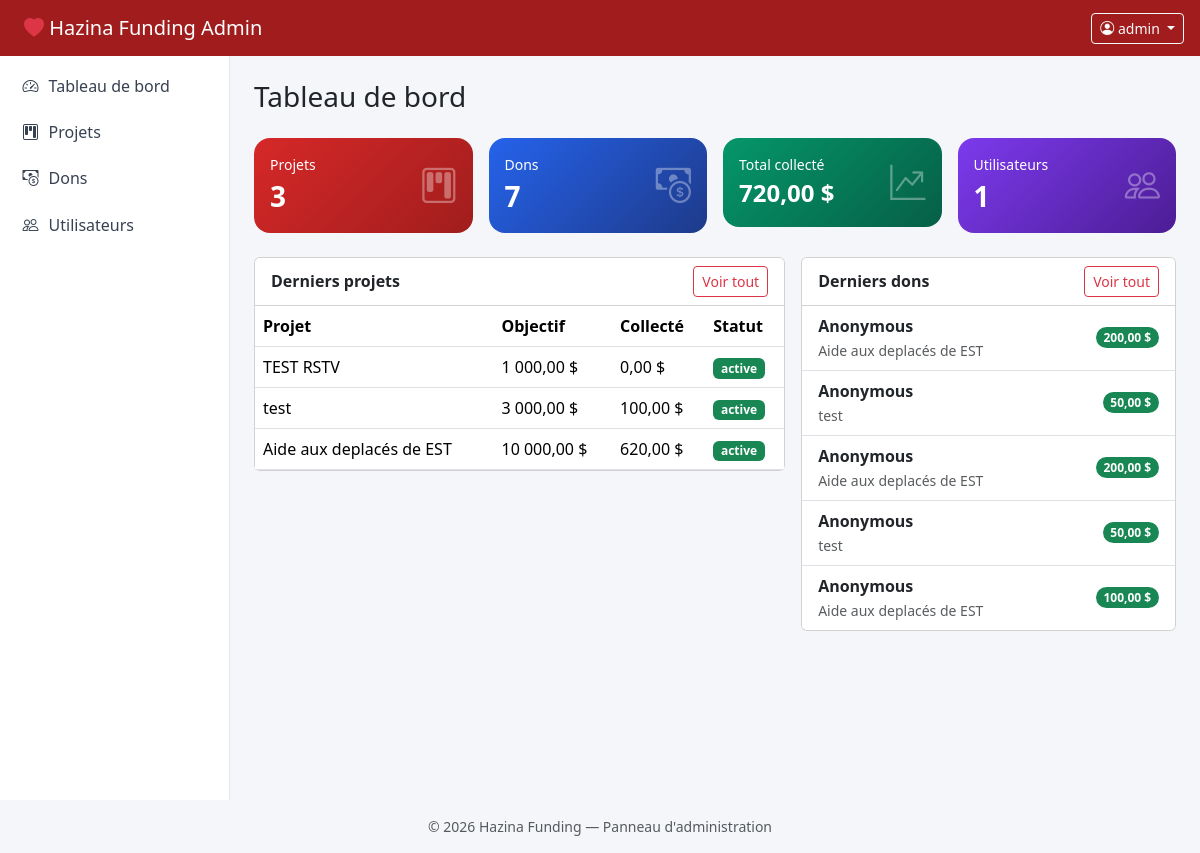
/index.php (signed in), run on the app's committed database.
### tables this page shows
CREATE TABLE `projects` (
  `id` int(11) NOT NULL,
  `title` varchar(200) NOT NULL,
  `description` text NOT NULL,
  `goal_amount` decimal(10,2) NOT NULL DEFAULT 0.00,
  `raised_amount` decimal(10,2) NOT NULL DEFAULT 0.00,
  `image` varchar(255) DEFAULT NULL,
  `category` varchar(100) DEFAULT NULL,
  `status` enum('active','inactive','completed') DEFAULT 'active',
  `created_at` timestamp NOT NULL DEFAULT current_timestamp(),
  `updated_at` timestamp NOT NULL DEFAULT current_timestamp() ON UPDATE current_timestamp()
);

CREATE TABLE `donations` (
  `id` int(11) NOT NULL,
  `user_id` int(11) DEFAULT NULL,
  `project_id` int(11) NOT NULL,
  `amount` decimal(10,2) NOT NULL,
  `donor_name` varchar(150) DEFAULT 'Anonymous',
  `donor_email` varchar(150) DEFAULT NULL,
  `message` text DEFAULT NULL,
  `status` enum('pending','completed','cancelled') DEFAULT 'completed',
  `created_at` timestamp NOT NULL DEFAULT current_timestamp()
);

### includes/functions.php (called while the page is built, shortened)
<?php
function e(?string $value): string
{
    return htmlspecialchars($value ?? '', ENT_QUOTES, 'UTF-8');
}
function money(float $amount): string
{
    return number_format($amount, 2, ',', ' ') . ' $';
}

### index.php (the view, shortened to what this page needs)
<?php
require_once __DIR__ . '/includes/functions.php';
$pdo = getPDO();
$nbProjects  = $pdo->query('SELECT COUNT(*) FROM projects')->fetchColumn();
$nbDonations = $pdo->query('SELECT COUNT(*) FROM donations')->fetchColumn();
$nbUsers     = $pdo->query('SELECT COUNT(*) FROM users')->fetchColumn();
$totalRaised = $pdo->query("SELECT COALESCE(SUM(amount),0) FROM donations WHERE status = 'completed'")->fetchColumn();
$recentDonations = $pdo->query(
    'SELECT d.*, p.title AS project_title
     FROM donations d
     JOIN projects p ON p.id = d.project_id
     ORDER BY d.created_at DESC
     LIMIT 5'
)->fetchAll();
$projects = $pdo->query('SELECT * FROM projects ORDER BY created_at DESC LIMIT 5')->fetchAll();
require_once __DIR__ . '/includes/header.php';
?>
<div class="d-flex justify-content-between align-items-center mb-4">
  <h3 class="mb-0">Tableau de bord</h3>
</div>
<div class="row g-3 mb-4">
  <div class="col-6 col-lg-3">
    <div class="card stat-card bg-brand1">
      <div class="card-body d-flex justify-content-between align-items-center">
        <div>
          <div class="small">Projets</div>
          <div class="fs-3 fw-bold"><?= (int)$nbProjects ?></div>
        </div>
        <i class="bi bi-kanban"></i>
      </div>
    </div>
  </div>
  <div class="col-6 col-lg-3">
    <div class="card stat-card bg-brand2">
      <div class="card-body d-flex justify-content-between align-items-center">
        <div>
          <div class="small">Dons</div>
          <div class="fs-3 fw-bold"><?= (int)$nbDonations ?></div>
        </div>
        <i class="bi bi-cash-coin"></i>
      </div>
    </div>
  </div>
  <div class="col-6 col-lg-3">
    <div class="card stat-card bg-brand3">
      <div class="card-body d-flex justify-content-between align-items-center">
        <div>
          <div class="small">Total collecté</div>
          <div class="fs-4 fw-bold"><?= money((float)$totalRaised) ?></div>
        </div>
        <i class="bi bi-graph-up-arrow"></i>
      </div>
    </div>
  </div>
  <div class="col-6 col-lg-3">
    <div class="card stat-card bg-brand4">
      <div class="card-body d-flex justify-content-between align-items-center">
        <div>
          <div class="small">Utilisateurs</div>
          <div class="fs-3 fw-bold"><?= (int)$nbUsers ?></div>
        </div>
        <i class="bi bi-people"></i>
      </div>
    </div>
  </div>
</div>
<div class="row g-3">
  <div class="col-lg-7">
    <div class="card">
      <div class="card-header bg-white fw-semibold d-flex justify-content-between align-items-center">
        Derniers projets
        <a href="projects/index.php" class="btn btn-sm btn-outline-danger">Voir tout</a>
      </div>
      <div class="table-responsive">
        <table class="table mb-0 align-middle">
          <thead>
            <tr><th>Projet</th><th>Objectif</th><th>Collecté</th><th>Statut</th></tr>
          </thead>
          <tbody>
          <?php foreach ($projects as $p): ?>
            <tr>
              <td><?= e($p['title']) ?></td>
              <td><?= money((float)$p['goal_amount']) ?></td>
              <td><?= money((float)$p['raised_amount']) ?></td>
              <td>
                <span class="badge text-bg-<?= $p['status'] === 'active' ? 'success' : ($p['status'] === 'completed' ? 'primary' : 'secondary') ?>">
                  <?= e($p['status']) ?>
                </span>
              </td>
            </tr>
          <?php endforeach; ?>
          </tbody>
        </table>
      </div>
    </div>
  </div>
  <div class="col-lg-5">
    <div class="card">
      <div class="card-header bg-white fw-semibold d-flex justify-content-between align-items-center">
        Derniers dons
        <a href="donations/index.php" class="btn btn-sm btn-outline-danger">Voir tout</a>
      </div>
      <ul class="list-group list-group-flush">
        <?php foreach ($recentDonations as $d): ?>
          <li class="list-group-item d-flex justify-content-between align-items-center">
            <div>
              <div class="fw-semibold"><?= e($d['donor_name'] ?: 'Anonymous') ?></div>
              <small class="text-muted"><?= e($d['project_title']) ?></small>
            </div>
            <span class="badge text-bg-success rounded-pill"><?= money((float)$d['amount']) ?></span>
          </li>
        <?php endforeach; ?>
      </ul>
    </div>
  </div>
</div>
<?php require_once __DIR__ . '/includes/footer.php'; ?>

### assets/css/style.css (style rules this page uses)
:root { --brand: #d62828; --brand-dark: #a11d1d; --sidebar-w: 230px; }
body { background-color: #f4f6f9; font-family: 'Segoe UI', system-ui, -apple-system, sans-serif; }
.stat-card { border: none; border-radius: 1rem; color: #fff; overflow: hidden; }
.stat-card .bi { font-size: 2.2rem; opacity: .35; }
.bg-brand1 { background: linear-gradient(135deg,#d62828,#a11d1d); }
.bg-brand2 { background: linear-gradient(135deg,#2563eb,#1e3a8a); }
.bg-brand3 { background: linear-gradient(135deg,#059669,#065f46); }
.bg-brand4 { background: linear-gradient(135deg,#7c3aed,#4c1d95); }
.table thead { background-color: #f8f9fa; }

### data on the page
projects: title "TEST RSTV", goal_amount "1 000,00 $", raised_amount "0,00 $", status "active"
projects: title "test", goal_amount "3 000,00 $", raised_amount "100,00 $", status "active"
projects: title "Aide aux deplacés de EST", goal_amount "10 000,00 $", raised_amount "620,00 $", status "active"
donations: donor_name "Anonymous", project.title "Aide aux deplacés de EST", amount "200,00 $"
donations: donor_name "Anonymous", project.title "test", amount "50,00 $"
donations: donor_name "Anonymous", project.title "Aide aux deplacés de EST", amount "200,00 $"
donations: donor_name "Anonymous", project.title "test", amount "50,00 $"
donations: donor_name "Anonymous", project.title "Aide aux deplacés de EST", amount "100,00 $"

### other printed values
$_SESSION['admin_username'] "admin"
$nbProjects "3"
$nbDonations "7"
money((float)$totalRaised) "720,00 $"
$nbUsers "1"
